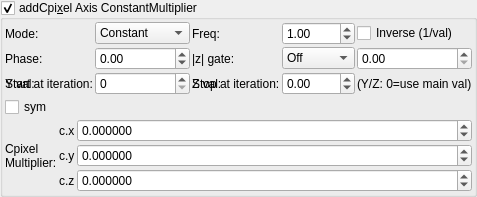
    <widget class="MyGroupBox" name="groupCheck_transf_addCpixel_enabled_false">
     <property name="toolTip">
      <string>&lt;html&gt;&lt;head/&gt;&lt;body&gt;&lt;p&gt;Cpixel is CVector3 c = ( c.x, c.y, c.z). It is each original point (pixel) in 3D space where the iteration starts from, ( c = original z for each point .) It is commonly found in formula structures z = f(z) + c.&lt;/p&gt;&lt;p&gt;The Cpixel multiplier effectively scales this point &amp;quot;c&amp;quot;.&lt;/p&gt;&lt;p&gt;This transform allows the swapping of the order of the &amp;quot;CVector3 c&amp;quot; components before being multiplied by &amp;quot;CVector3 z&amp;quot; components.&lt;/p&gt;&lt;/body&gt;&lt;/html&gt;</string>
     </property>
     <property name="title">
      <string>addCpi&amp;xel Axis ConstantMultiplier</string>
     </property>
     <property name="checkable">
      <bool>true</bool>
     </property>
     <layout class="QVBoxLayout" name="verticalLayout_50">
      <property name="spacing">
       <number>2</number>
      </property>
      <property name="leftMargin">
       <number>2</number>
      </property>
      <property name="topMargin">
       <number>2</number>
      </property>
      <property name="rightMargin">
       <number>2</number>
      </property>
      <property name="bottomMargin">
       <number>2</number>
      </property>
      <item>
       <layout class="QGridLayout" name="gridLayout_81">
        <property name="spacing">
         <number>2</number>
        </property>
        <item row="3" column="3">
         <widget class="MySpinBox" name="spinboxInt_transf_multiplier_stop_iter_2">
          <property name="sizePolicy">
           <sizepolicy hsizetype="Preferred" vsizetype="Maximum">
            <horstretch>0</horstretch>
            <verstretch>0</verstretch>
           </sizepolicy>
          </property>
          <property name="maximum">
           <number>999</number>
          </property>
         </widget>
        </item>
      <item row="1" column="0">
       <widget class="QLabel"><property name="text"><string>Mode:</string></property></widget>
      </item>
      <item row="1" column="1">
       <widget class="MyComboBox" name="comboBox_transf_multiplier_value_mode_2">
        <item><property name="text"><string notr="true">Constant</string></property></item>
        <item><property name="text"><string notr="true">Sine</string></property></item>
        <item><property name="text"><string notr="true">Ramp</string></property></item>
        <item><property name="text"><string notr="true">Exponential</string></property></item>
        <item><property name="text"><string notr="true">Triangle</string></property></item>
        <item><property name="text"><string notr="true">Square</string></property></item>
        <item><property name="text"><string notr="true">Smoothstep</string></property></item>
        <item><property name="text"><string notr="true">Noise</string></property></item>
        <item><property name="text"><string notr="true">Ping-pong</string></property></item>
        <item><property name="text"><string notr="true">Stepped</string></property></item>
       </widget>
      </item>
      <item row="1" column="2">
       <widget class="QLabel"><property name="text"><string>Freq:</string></property></widget>
      </item>
      <item row="1" column="3">
       <widget class="MyDoubleSpinBox" name="spinbox_transf_multiplier_frequency_2">
        <property name="minimum"><double>0.01</double></property><property name="maximum"><double>100.0</double></property>
        <property name="singleStep"><double>0.1</double></property><property name="value"><double>1.0</double></property>
       </widget>
      </item>
      <item row="1" column="4" colspan="2">
       <widget class="MyCheckBox" name="checkBox_transf_multiplier_inverse_2">
        <property name="text"><string>Inverse (1/val)</string></property>
       </widget>
      </item>
      <item row="2" column="0">
       <widget class="QLabel"><property name="text"><string>Phase:</string></property></widget>
      </item>
      <item row="2" column="1">
       <widget class="MyDoubleSpinBox" name="spinbox_transf_multiplier_phase_2">
        <property name="minimum"><double>-10.0</double></property><property name="maximum"><double>10.0</double></property>
        <property name="singleStep"><double>0.1</double></property><property name="value"><double>0.0</double></property>
       </widget>
      </item>
      <item row="2" column="2">
       <widget class="QLabel"><property name="text"><string>|z| gate:</string></property></widget>
      </item>
      <item row="2" column="3">
       <widget class="MyComboBox" name="comboBox_transf_multiplier_threshold_mode_2">
        <item><property name="text"><string notr="true">Off</string></property></item>
        <item><property name="text"><string notr="true">&gt; thresh</string></property></item>
        <item><property name="text"><string notr="true">&lt; thresh</string></property></item>
       </widget>
      </item>
      <item row="2" column="4" colspan="2">
       <widget class="MyDoubleSpinBox" name="spinbox_transf_multiplier_threshold_2">
        <property name="minimum"><double>0.0</double></property><property name="maximum"><double>1000.0</double></property>
        <property name="singleStep"><double>0.1</double></property><property name="value"><double>0.0</double></property>
       </widget>
      </item>
      <item row="3" column="0">
       <widget class="QLabel"><property name="text"><string>Y val:</string></property></widget>
      </item>
      <item row="3" column="1">
       <widget class="MyDoubleSpinBox" name="spinbox_transf_multiplier_scale_y_2">
        <property name="minimum"><double>-100.0</double></property><property name="maximum"><double>100.0</double></property>
        <property name="singleStep"><double>0.01</double></property><property name="value"><double>0.0</double></property>
       </widget>
      </item>
      <item row="3" column="2">
       <widget class="QLabel"><property name="text"><string>Z val:</string></property></widget>
      </item>
      <item row="3" column="3">
       <widget class="MyDoubleSpinBox" name="spinbox_transf_multiplier_scale_z_2">
        <property name="minimum"><double>-100.0</double></property><property name="maximum"><double>100.0</double></property>
        <property name="singleStep"><double>0.01</double></property><property name="value"><double>0.0</double></property>
       </widget>
      </item>
      <item row="3" column="4" colspan="2">
       <widget class="QLabel"><property name="text"><string notr="true">(Y/Z: 0=use main val)</string></property></widget>
      </item>
        <item row="3" column="2">
         <widget class="QLabel" name="label_52">
          <property name="text">
           <string>Stop at iteration:</string>
          </property>
         </widget>
        </item>
        <item row="3" column="1">
         <widget class="MySpinBox" name="spinboxInt_transf_multiplier_start_iter_2">
          <property name="sizePolicy">
           <sizepolicy hsizetype="Minimum" vsizetype="Maximum">
            <horstretch>0</horstretch>
            <verstretch>0</verstretch>
           </sizepolicy>
          </property>
          <property name="minimum">
           <number>0</number>
          </property>
          <property name="maximum">
           <number>999</number>
          </property>
          <property name="value">
           <number>0</number>
          </property>
         </widget>
        </item>
        <item row="3" column="0">
         <widget class="QLabel" name="label_72">
          <property name="text">
           <string>Start at iteration:</string>
          </property>
         </widget>
        </item>
       </layout>
      </item>
      <item>
       <layout class="QGridLayout" name="gridLayout_24" columnstretch="0,0,1">
        <property name="spacing">
         <number>2</number>
        </property>
        <item row="0" column="0" colspan="2">
         <widget class="MyCheckBox" name="checkBox_transf_addCpixel_enabled">
          <property name="text">
           <string>sym</string>
          </property>
         </widget>
        </item>
        <item row="2" column="2">
         <widget class="MyDoubleSpinBox" name="spinbox3_transf_constant_multiplier_111_y">
          <property name="sizePolicy">
           <sizepolicy hsizetype="Minimum" vsizetype="Maximum">
            <horstretch>0</horstretch>
            <verstretch>0</verstretch>
           </sizepolicy>
          </property>
          <property name="prefix">
           <string/>
          </property>
          <property name="suffix">
           <string/>
          </property>
          <property name="decimals">
           <number>6</number>
          </property>
          <property name="minimum">
           <double>-99.989999999999995</double>
          </property>
          <property name="maximum">
           <double>99.989999999999995</double>
          </property>
          <property name="singleStep">
           <double>0.100000000000000</double>
          </property>
         </widget>
        </item>
        <item row="1" column="2">
         <widget class="MyDoubleSpinBox" name="spinbox3_transf_constant_multiplier_111_x">
          <property name="sizePolicy">
           <sizepolicy hsizetype="Minimum" vsizetype="Maximum">
            <horstretch>0</horstretch>
            <verstretch>0</verstretch>
           </sizepolicy>
          </property>
          <property name="prefix">
           <string/>
          </property>
          <property name="suffix">
           <string/>
          </property>
          <property name="decimals">
           <number>6</number>
          </property>
          <property name="minimum">
           <double>-99.989999999999995</double>
          </property>
          <property name="maximum">
           <double>99.989999999999995</double>
          </property>
          <property name="singleStep">
           <double>0.100000000000000</double>
          </property>
         </widget>
        </item>
        <item row="1" column="1">
         <widget class="QLabel" name="label_116">
          <property name="text">
           <string notr="true">c.x</string>
          </property>
         </widget>
        </item>
        <item row="2" column="1">
         <widget class="QLabel" name="label_114">
          <property name="text">
           <string notr="true">c.y</string>
          </property>
         </widget>
        </item>
        <item row="3" column="1">
         <widget class="QLabel" name="label_115">
          <property name="text">
           <string notr="true">c.z</string>
          </property>
         </widget>
        </item>
        <item row="3" column="2">
         <widget class="MyDoubleSpinBox" name="spinbox3_transf_constant_multiplier_111_z">
          <property name="sizePolicy">
           <sizepolicy hsizetype="Minimum" vsizetype="Maximum">
            <horstretch>0</horstretch>
            <verstretch>0</verstretch>
           </sizepolicy>
          </property>
          <property name="prefix">
           <string/>
          </property>
          <property name="suffix">
           <string/>
          </property>
          <property name="decimals">
           <number>6</number>
          </property>
          <property name="minimum">
           <double>-99.989999999999995</double>
          </property>
          <property name="maximum">
           <double>99.989999999999995</double>
          </property>
          <property name="singleStep">
           <double>0.100000000000000</double>
          </property>
         </widget>
        </item>
        <item row="1" column="0" rowspan="3">
         <widget class="QLabel" name="label_108">
          <property name="text">
           <string>Cpixel
Multiplier:</string>
          </property>
         </widget>
        </item>
       </layout>
      </item>
     </layout>
    </widget>
